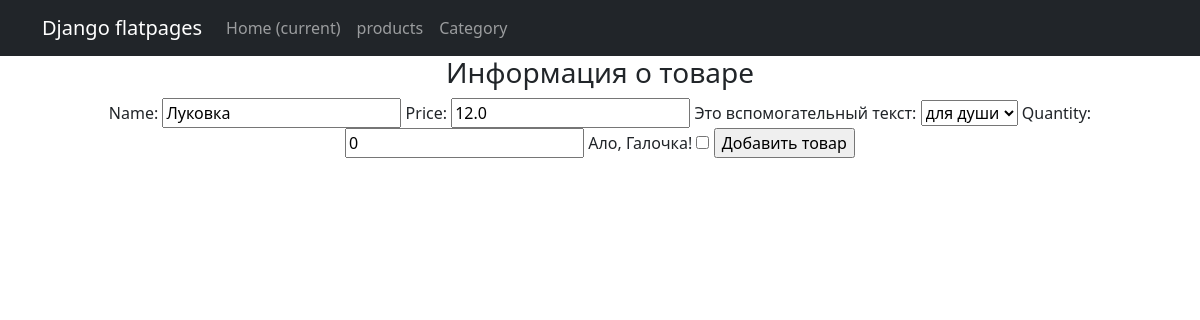
The page /products/create/9 on the database as committed earlier.
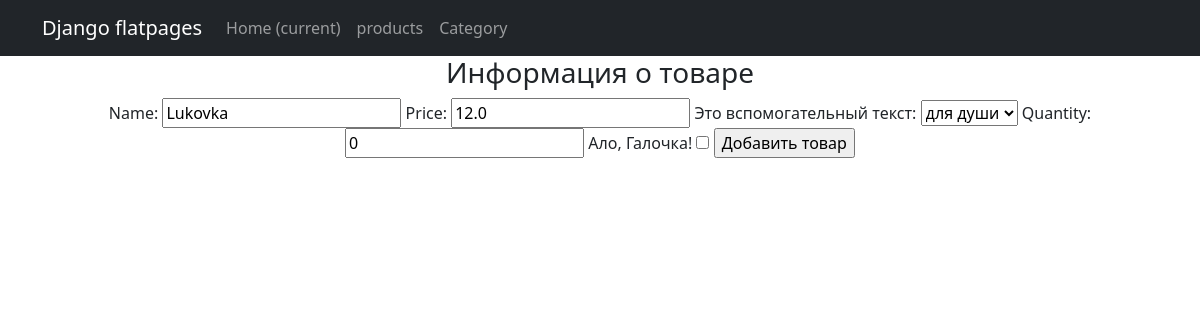
The same page on the database as committed later.
### simpleapp/models.py (models this page shows, shortened)
class Product(models.Model):
    name = models.CharField(max_length=200)
    price = models.FloatField(validators=[MinValueValidator(0.0, 'Price should be >= 0.0')])
    quantity = models.IntegerField(validators=[MinValueValidator(0, 'Quantity should be >= 0')])
    category = models.ForeignKey('Category', on_delete=models.CASCADE, verbose_name=pgettext_lazy('help text for Products model', 'This is the help text'))
    description = models.CharField(max_length=200)

class Category(models.Model):
    name = models.CharField(max_length=200, help_text=_('category name'))
    def __str__(self):
        return f'{self.name}'

### simpleapp/views.py (the view)
# urls.py: path('create/<int:pk>', ProductUpdateView.as_view(), name='product_update'),
class ProductUpdateView(UpdateView, LoginRequiredMixin):
    template_name = 'product_create.html'
    form_class = ProductForm
    login_required = ('product_update')
    def get_object(self, **kwargs):
        id = self.kwargs.get('pk')
        return Product.objects.get(pk=id)

### simpleapp/forms.py
class ProductForm(ModelForm):
    check_box = BooleanField(label='Ало, Галочка!')  # добавляем галочку, или же true-false поле
    class Meta:
        model = Product
        fields = ['name', 'price', 'category', 'quantity',
                  'check_box']  # не забываем включить галочку в поля, иначе она не будет показываться на странице!

### simpleapp/templates/product_create.html (shortened to what this page needs)
{% extends 'flatpages/default.html' %}
{% block content %}
<h3>Информация о товаре</h3>
<form method="POST">
    {{ form }}
    <input type="submit" value="Добавить товар">
</form>
{% endblock content %}

Rows that differ between the two databases and show on the page:
changed Product "для души": name "Луковка" → "Lukovka"
